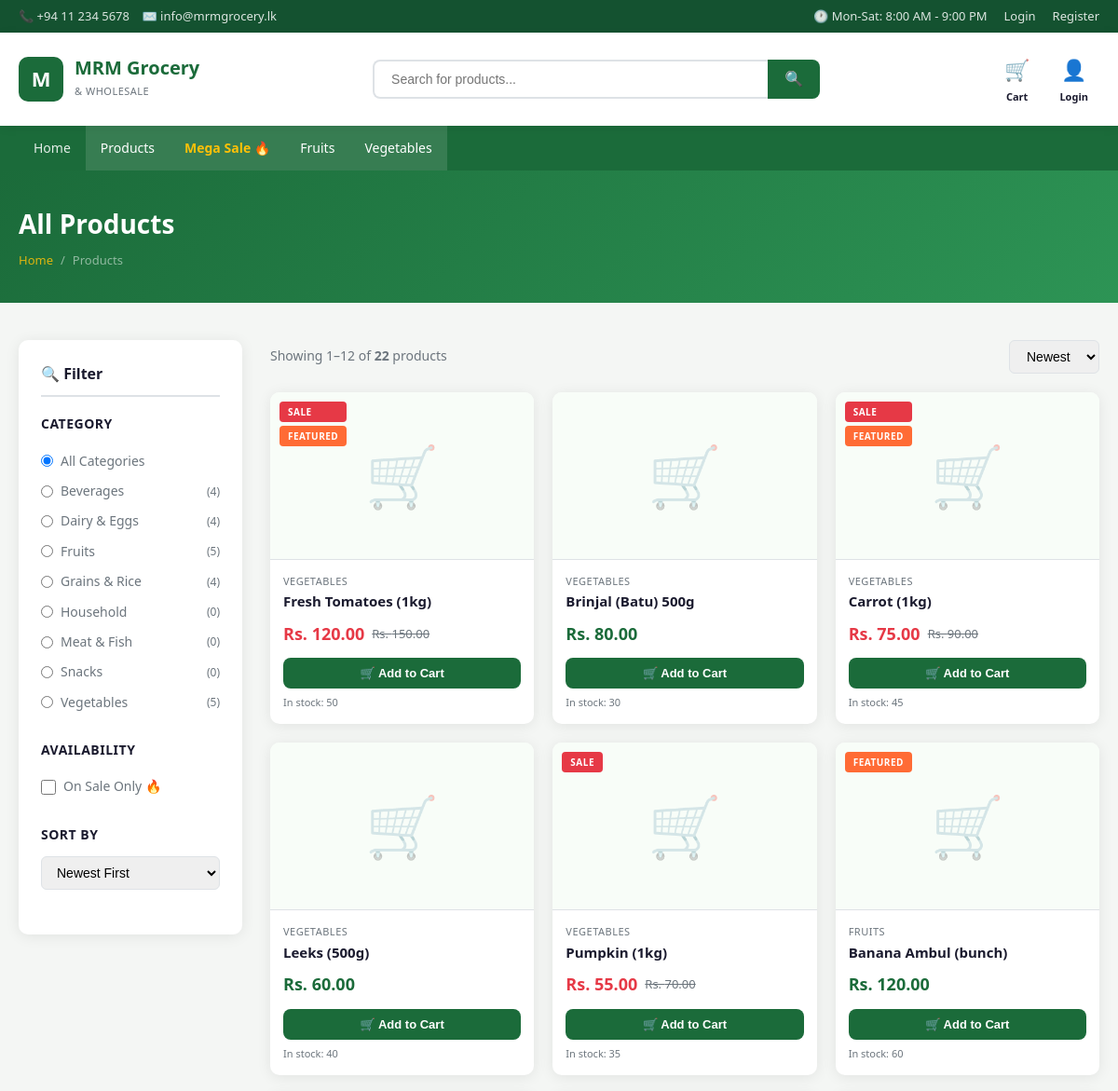
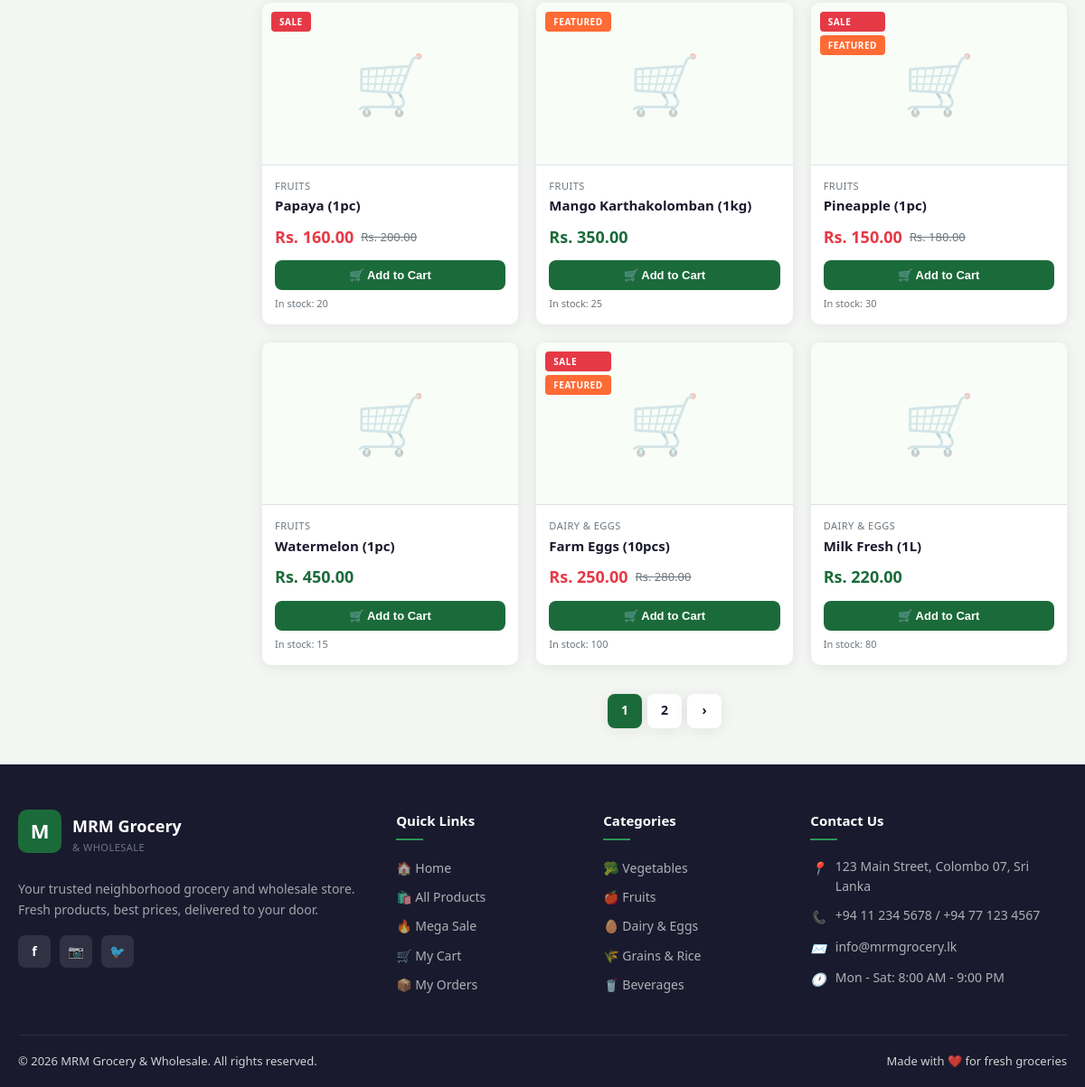
/products.php, run on the app's committed database (2 pictures, top to bottom).
### tables this page shows
CREATE TABLE IF NOT EXISTS categories (
    id INT AUTO_INCREMENT PRIMARY KEY,
    name VARCHAR(100) NOT NULL,
    created_at TIMESTAMP DEFAULT CURRENT_TIMESTAMP
);

CREATE TABLE IF NOT EXISTS products (
    id INT AUTO_INCREMENT PRIMARY KEY,
    name VARCHAR(200) NOT NULL,
    description TEXT,
    price DECIMAL(10,2) NOT NULL,
    sale_price DECIMAL(10,2) DEFAULT NULL,
    quantity INT NOT NULL DEFAULT 0,
    category_id INT,
    image VARCHAR(255) DEFAULT 'default.jpg',
    is_featured TINYINT(1) DEFAULT 0,
    is_on_sale TINYINT(1) DEFAULT 0,
    created_at TIMESTAMP DEFAULT CURRENT_TIMESTAMP,
    FOREIGN KEY (category_id) REFERENCES categories(id) ON DELETE SET NULL
);

### includes/auth.php (called while the page is built, shortened)
<?php
function isLoggedIn() {
    return isset($_SESSION['user_id']);
}
function sanitize($str) {
    return htmlspecialchars(strip_tags(trim($str)), ENT_QUOTES, 'UTF-8');
}

### includes/product_card.php (the view, shortened to what this page needs)
<?php
$_base    = SITE_BASE . '/';
$_imgFile = $p['image'] ?? '';
$imgSrc   = ($_imgFile && $_imgFile !== 'default.jpg' && file_exists(__DIR__ . '/../uploads/products/' . $_imgFile))
            ? ($_base . 'uploads/products/' . $_imgFile) : null;
$displayPrice = (!empty($p['sale_price']) && $p['is_on_sale']) ? $p['sale_price'] : $p['price'];
$isOnSale     = !empty($p['sale_price']) && $p['is_on_sale'];
$isOutOfStock = (int)$p['quantity'] <= 0;
?>
<div class="product-card">
    <div class="product-badge">
        <?php if ($isOnSale): ?><span class="badge badge-sale">Sale</span><?php endif; ?>
        <?php if (!empty($p['is_featured'])): ?><span class="badge badge-hot">Featured</span><?php endif; ?>
    </div>
    <a href="<?= $_base ?>product.php?id=<?= (int)$p['id'] ?>">
        <div class="product-image">
            <?php if ($imgSrc): ?>
                <img src="<?= $imgSrc ?>" alt="<?= sanitize($p['name']) ?>" loading="lazy">
            <?php else: ?>
                <div class="no-img">🛒</div>
            <?php endif; ?>
        </div>
    </a>
    <div class="product-body">
        <?php if (!empty($p['cat_name'])): ?>
        <div class="product-category"><?= sanitize($p['cat_name']) ?></div>
        <?php endif; ?>
        <a href="<?= $_base ?>product.php?id=<?= (int)$p['id'] ?>">
            <div class="product-name"><?= sanitize($p['name']) ?></div>
        </a>
        <div class="product-price">
            <span class="price-current <?= $isOnSale ? 'price-sale' : '' ?>">
                Rs. <?= number_format($displayPrice, 2) ?>
            </span>
            <?php if ($isOnSale): ?>
            <span class="price-original">Rs. <?= number_format($p['price'], 2) ?></span>
            <?php endif; ?>
        </div>
        <div class="product-footer">
            <?php if ($isOutOfStock): ?>
                <button class="btn-cart" disabled>Out of Stock</button>
            <?php else: ?>
                <button class="btn-cart" data-product-id="<?= (int)$p['id'] ?>">
                    🛒 Add to Cart
                </button>
            <?php endif; ?>
        </div>
        <?php if (!$isOutOfStock): ?>
        <div class="qty-badge">In stock: <?= (int)$p['quantity'] ?></div>
        <?php endif; ?>
    </div>
</div>

### includes/header.php (shortened to what this page needs)
<?php
require_once __DIR__ . '/auth.php';
$currentPage = basename($_SERVER['PHP_SELF']);
$base        = SITE_BASE . '/';
?>
<!DOCTYPE html>
<html lang="en">
<head>
    <link rel="stylesheet" href="<?= $base ?>css/style.css">
</head>
<body>
<div class="top-bar">
    <div class="container">
        <div>
            <span>📞 +94 11 234 5678</span>
            <span>✉️ info@mrmgrocery.lk</span>
        </div>
        <div class="top-bar-links">
            <span>🕐 Mon-Sat: 8:00 AM - 9:00 PM</span>
            <?php if (isLoggedIn()): ?>
                <a href="<?= $base ?>my-orders.php">My Orders</a>
                <a href="<?= $base ?>logout.php">Logout</a>
                <?php if (isAdmin()): ?>
                    <a href="<?= $base ?>admin/index.php">Admin Panel</a>
                <?php endif; ?>
            <?php else: ?>
                <a href="<?= $base ?>login.php">Login</a>
                <a href="<?= $base ?>register.php">Register</a>
            <?php endif; ?>
        </div>
    </div>
</div>
<header>
    <div class="container">
        <div class="header-main">
            <a href="<?= $base ?>index.php" class="logo">
                <div class="logo-icon">M</div>
                <div class="logo-text">
                    <h1>MRM Grocery</h1>
                    <span>&amp; Wholesale</span>
                </div>
            </a>
            <div class="header-search">
                <form method="GET" action="<?= $base ?>products.php">
                    <input type="text" name="search" placeholder="Search for products..."
                           value="<?= isset($_GET['search']) ? sanitize($_GET['search']) : '' ?>">
                    <button type="submit">🔍</button>
                </form>
            </div>
            <div class="header-actions">
                <a href="<?= $base ?>cart.php" class="header-action-btn" style="position:relative;">
                    <span style="font-size:22px;">🛒</span>
                    <span>Cart</span>
                </a>
                <?php if (isLoggedIn()): ?>
                <a href="<?= $base ?>logout.php" class="header-action-btn">
                    <span style="font-size:22px;">👤</span>
                    <span><?= sanitize(explode(' ', $_SESSION['user_name'])[0]) ?></span>
                </a>
                <?php else: ?>
                <a href="<?= $base ?>login.php" class="header-action-btn">
                    <span style="font-size:22px;">👤</span>
                    <span>Login</span>
                </a>
                <?php endif; ?>
            </div>
        </div>
    </div>
</header>
<nav>
    <div class="container">
        <div class="nav-container">
            <div class="nav-links" id="navLinks">
                <?php
                $navItems = [
                    'index.php'              => 'Home',
                    'products.php'           => 'Products',
                    'products.php?sale=1'    => 'Mega Sale 🔥',
                    'products.php?category=2'=> 'Fruits',
                    'products.php?category=1'=> 'Vegetables',
                ];
                foreach ($navItems as $href => $label):
                    $activeFile = explode('?', $href)[0];
                    $isActive   = $currentPage === $activeFile;
                    $isSale     = strpos($href, 'sale=1') !== false;
                ?>
                <a href="<?= $base . $href ?>"
                   class="<?= $isActive ? 'active' : '' ?><?= $isSale ? ' sale-link' : '' ?>">
                    <?= $label ?>
                </a>
                <?php endforeach; ?>
            </div>
        </div>
    </div>
</nav>

### products.php (shortened to what this page needs)
<?php
require_once 'includes/db.php';
require_once 'includes/auth.php';
$search = isset($_GET['search']) ? trim($_GET['search']) : '';
$category = isset($_GET['category']) ? (int)$_GET['category'] : 0;
$sale = isset($_GET['sale']) ? 1 : 0;
$sort = isset($_GET['sort']) ? $_GET['sort'] : 'newest';
$page = max(1, (int)($_GET['page'] ?? 1));
$perPage = 12;
$offset = ($page - 1) * $perPage;
$where = ['p.quantity >= 0'];
$params = [];
$types = '';
$whereStr = implode(' AND ', $where);
$orderMap = [
    'newest' => 'p.created_at DESC',
    'price_asc' => 'COALESCE(NULLIF(p.sale_price,0)*p.is_on_sale, p.price) ASC',
    'price_desc' => 'COALESCE(NULLIF(p.sale_price,0)*p.is_on_sale, p.price) DESC',
    'name_asc' => 'p.name ASC',
];
$orderBy = $orderMap[$sort] ?? 'p.created_at DESC';
$countSql = "SELECT COUNT(*) FROM products p LEFT JOIN categories c ON p.category_id = c.id WHERE $whereStr";
$stmt = $conn->prepare($countSql);
$stmt->execute();
$totalProducts = $stmt->get_result()->fetch_row()[0];
$totalPages = max(1, ceil($totalProducts / $perPage));
$sql = "SELECT p.*, c.name as cat_name FROM products p LEFT JOIN categories c ON p.category_id = c.id WHERE $whereStr ORDER BY $orderBy LIMIT ? OFFSET ?";
$stmt2 = $conn->prepare($sql);
$allTypes = $types . 'ii';
$allParams = array_merge($params, [$perPage, $offset]);
$stmt2->bind_param($allTypes, ...$allParams);
$stmt2->execute();
$products = $stmt2->get_result();
$cats = $conn->query("SELECT c.*, COUNT(p.id) as cnt FROM categories c LEFT JOIN products p ON c.id = p.category_id GROUP BY c.id ORDER BY c.name");
$catList = $cats->fetch_all(MYSQLI_ASSOC);
require_once 'includes/header.php';
?>
<div class="page-header">
    <div class="container">
        <h1><?= $sale ? '🔥 Mega Sale' : ($search ? 'Search: ' . sanitize($search) : 'All Products') ?></h1>
        <div class="breadcrumb">
            <a href="index.php">Home</a>
            <span>/</span>
            <span><?= $sale ? 'Mega Sale' : 'Products' ?></span>
        </div>
    </div>
</div>
<div class="products-page">
    <div class="container">
        <div class="products-layout">
            <aside class="filter-sidebar">
                <h3 style="font-size:16px; font-weight:700; margin-bottom:18px; padding-bottom:10px; border-bottom:2px solid var(--border);">🔍 Filter</h3>
                <form method="GET" action="products.php">
                    <div class="filter-group">
                        <h4>Category</h4>
                        <label>
                            <input type="radio" name="category" value="0" <?= $category === 0 ? 'checked' : '' ?> onchange="this.form.submit()"> All Categories
                        </label>
                        <?php foreach ($catList as $c): ?>
                        <label>
                            <input type="radio" name="category" value="<?= $c['id'] ?>" <?= $category === (int)$c['id'] ? 'checked' : '' ?> onchange="this.form.submit()">
                            <?= sanitize($c['name']) ?>
                            <span style="margin-left:auto; color:var(--gray); font-size:12px;">(<?= $c['cnt'] ?>)</span>
                        </label>
                        <?php endforeach; ?>
                    </div>
                    <div class="filter-group">
                        <h4>Availability</h4>
                        <label>
                            <input type="checkbox" name="sale" value="1" <?= $sale ? 'checked' : '' ?> onchange="this.form.submit()">
                            On Sale Only 🔥
                        </label>
                    </div>
                    <div class="filter-group">
                        <h4>Sort By</h4>
                        <select name="sort" onchange="this.form.submit()">
                            <option value="newest" <?= $sort==='newest'?'selected':'' ?>>Newest First</option>
                        </select>
                    </div>
                </form>
            </aside>
            <div class="products-main">
                <div class="products-toolbar">
                    <div class="results-count">
                        Showing <?= min($totalProducts, $offset + 1) ?>–<?= min($totalProducts, $offset + $perPage) ?> of <strong><?= $totalProducts ?></strong> products
                    </div>
                    <form method="GET" style="display:flex; gap:8px; align-items:center;">
                        <select name="sort" class="sort-select" onchange="this.form.submit()">
                            <option value="newest" <?= $sort==='newest'?'selected':'' ?>>Newest</option>
                        </select>
                    </form>
                </div>
                <?php if ($products->num_rows === 0): ?>
                <div style="text-align:center; padding:60px 20px; background:white; border-radius:12px; box-shadow:var(--shadow);">
                    <div style="font-size:64px; margin-bottom:16px;">🔍</div>
                    <h3 style="color:var(--gray); margin-bottom:8px;">No Products Found</h3>
                    <p style="color:var(--gray); font-size:14px;">Try adjusting your filters or search term.</p>
                    <a href="products.php" class="btn btn-primary" style="margin-top:16px;">View All Products</a>
                </div>
                <?php else: ?>
                <div class="products-grid">
                    <?php while ($p = $products->fetch_assoc()): ?>
                    <?php include 'includes/product_card.php'; ?>
                    <?php endwhile; ?>
                </div>
                <?php if ($totalPages > 1): ?>
                <div class="pagination">
                    <?php
                    $qParams = array_filter(['search'=>$search,'category'=>$category?:null,'sale'=>$sale?:null,'sort'=>$sort]);
                    $qStr = http_build_query($qParams);
                    $qStr = $qStr ? '&' . $qStr : '';
                    ?>
                    <?php for ($i = max(1,$page-2); $i <= min($totalPages,$page+2); $i++): ?>
                    <a href="?page=<?= $i ?><?= $qStr ?>" class="page-link <?= $i===$page?'active':'' ?>"><?= $i ?></a>
                    <?php endfor; ?>
                    <?php if ($page < $totalPages): ?>
                    <a href="?page=<?= $page+1 ?><?= $qStr ?>" class="page-link">›</a>
                    <?php endif; ?>
                </div>
                <?php endif; ?>
                <?php endif; ?>
            </div>
        </div>
    </div>
</div>
<?php require_once 'includes/footer.php'; ?>

### includes/footer.php
<?php $base = SITE_BASE . '/'; ?>
<footer>
    <div class="container">
        <div class="footer-grid">
            <div class="footer-brand">
                <a href="<?= $base ?>index.php" class="logo" style="margin-bottom:14px; display:flex; align-items:center; gap:12px;">
                    <div class="logo-icon">M</div>
                    <div class="logo-text">
                        <h1 style="color:white;font-size:18px;">MRM Grocery</h1>
                        <span>&amp; Wholesale</span>
                    </div>
                </a>
                <p>Your trusted neighborhood grocery and wholesale store. Fresh products, best prices, delivered to your door.</p>
                <div style="display:flex;gap:10px;margin-top:14px;">
                    <a href="#" style="width:36px;height:36px;background:rgba(255,255,255,0.1);border-radius:8px;display:flex;align-items:center;justify-content:center;color:white;font-size:14px;font-weight:700;">f</a>
                    <a href="#" style="width:36px;height:36px;background:rgba(255,255,255,0.1);border-radius:8px;display:flex;align-items:center;justify-content:center;font-size:14px;">📷</a>
                    <a href="#" style="width:36px;height:36px;background:rgba(255,255,255,0.1);border-radius:8px;display:flex;align-items:center;justify-content:center;font-size:14px;">🐦</a>
                </div>
            </div>
            <div class="footer-col">
                <h4>Quick Links</h4>
                <ul>
                    <li><a href="<?= $base ?>index.php">🏠 Home</a></li>
                    <li><a href="<?= $base ?>products.php">🛍️ All Products</a></li>
                    <li><a href="<?= $base ?>products.php?sale=1">🔥 Mega Sale</a></li>
                    <li><a href="<?= $base ?>cart.php">🛒 My Cart</a></li>
                    <li><a href="<?= $base ?>my-orders.php">📦 My Orders</a></li>
                </ul>
            </div>
            <div class="footer-col">
                <h4>Categories</h4>
                <ul>
                    <li><a href="<?= $base ?>products.php?category=1">🥦 Vegetables</a></li>
                    <li><a href="<?= $base ?>products.php?category=2">🍎 Fruits</a></li>
                    <li><a href="<?= $base ?>products.php?category=3">🥚 Dairy &amp; Eggs</a></li>
                    <li><a href="<?= $base ?>products.php?category=4">🌾 Grains &amp; Rice</a></li>
                    <li><a href="<?= $base ?>products.php?category=5">🥤 Beverages</a></li>
                </ul>
            </div>
            <div class="footer-col">
                <h4>Contact Us</h4>
                <div class="contact-item"><i>📍</i><span>123 Main Street, Colombo 07, Sri Lanka</span></div>
                <div class="contact-item"><i>📞</i><span>+94 11 234 5678 / +94 77 123 4567</span></div>
                <div class="contact-item"><i>✉️</i><span>info@mrmgrocery.lk</span></div>
                <div class="contact-item"><i>🕐</i><span>Mon - Sat: 8:00 AM - 9:00 PM</span></div>
            </div>
        </div>
        <div class="footer-bottom">
            <span>&copy; <?= date('Y') ?> MRM Grocery &amp; Wholesale. All rights reserved.</span>
            <span>Made with ❤️ for fresh groceries</span>
        </div>
    </div>
</footer>
</body>
</html>

### data on the page
categories: category "☐ Beverages (4)", name "Beverages", cnt "4"
categories: category "☐ Dairy & Eggs (4)", name "Dairy & Eggs", cnt "4"
categories: category "☐ Fruits (5)", name "Fruits", cnt "5"
categories: category "☐ Grains & Rice (4)", name "Grains & Rice", cnt "4"
categories: category "☐ Household (0)", name "Household", cnt "0"
categories: category "☐ Meat & Fish (0)", name "Meat & Fish", cnt "0"
categories: category "☐ Snacks (0)", name "Snacks", cnt "0"
categories: category "☐ Vegetables (5)", name "Vegetables", cnt "5"
products: is_on_sale "SALE", is_featured "FEATURED", category.name "VEGETABLES", name "Fresh Tomatoes (1kg)", sale_price "120.00", price "150.00", quantity "50"
products: category.name "VEGETABLES", name "Brinjal (Batu) 500g", price "80.00", quantity "30"
products: is_on_sale "SALE", is_featured "FEATURED", category.name "VEGETABLES", name "Carrot (1kg)", sale_price "75.00", price "90.00", quantity "45"
products: category.name "VEGETABLES", name "Leeks (500g)", price "60.00", quantity "40"
products: is_on_sale "SALE", category.name "VEGETABLES", name "Pumpkin (1kg)", sale_price "55.00", price "70.00", quantity "35"
products: is_featured "FEATURED", category.name "FRUITS", name "Banana Ambul (bunch)", price "120.00", quantity "60"
products: is_on_sale "SALE", category.name "FRUITS", name "Papaya (1pc)", sale_price "160.00", price "200.00", quantity "20"
products: is_featured "FEATURED", category.name "FRUITS", name "Mango Karthakolomban (1kg)", price "350.00", quantity "25"
products: is_on_sale "SALE", is_featured "FEATURED", category.name "FRUITS", name "Pineapple (1pc)", sale_price "150.00", price "180.00", quantity "30"
products: category.name "FRUITS", name "Watermelon (1pc)", price "450.00", quantity "15"
products: is_on_sale "SALE", is_featured "FEATURED", category.name "DAIRY & EGGS", name "Farm Eggs (10pcs)", sale_price "250.00", price "280.00", quantity "100"
products: category.name "DAIRY & EGGS", name "Milk Fresh (1L)", price "220.00", quantity "80"

### other printed values
$label "Home"
$label "Products"
$label "Mega Sale 🔥"
$label "Fruits"
$label "Vegetables"
min($totalProducts, $offset + 1) "1"
min($totalProducts, $offset + $perPage) "12"
$totalProducts "22"
